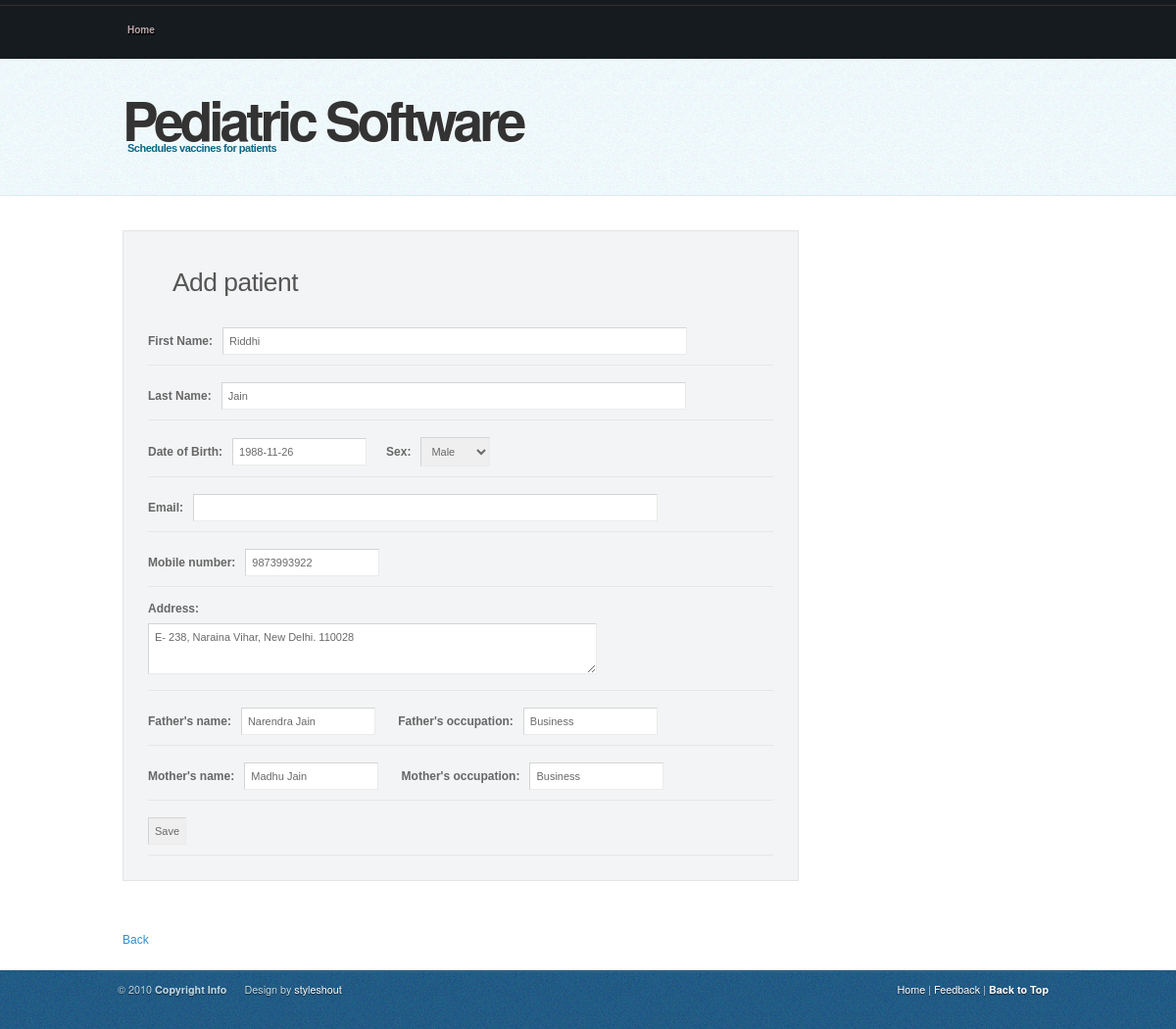
Page /editpatient.php?id=24 on the committed database.
### tables this page shows
CREATE TABLE IF NOT EXISTS `patients` (
  `id` int(11) NOT NULL AUTO_INCREMENT,
  `id_dob` varchar(6) NOT NULL,
  `name` varchar(25) NOT NULL,
  `first_name` varchar(25) NOT NULL,
  `middle_name` varchar(25) DEFAULT NULL,
  `last_name` varchar(25) NOT NULL,
  `father_name` varchar(25) DEFAULT NULL,
  `father_occ` varchar(25) DEFAULT NULL,
  `mother_name` varchar(25) DEFAULT NULL,
  `mother_occ` varchar(25) DEFAULT NULL,
  `address` varchar(100) DEFAULT NULL,
  `sibling` int(11) NOT NULL DEFAULT '0',
  `pin` varchar(6) DEFAULT NULL,
  `res_phone` varchar(10) DEFAULT NULL,
  `office_phone` varchar(10) DEFAULT NULL,
  `dob` date NOT NULL,
  `email` varchar(100) DEFAULT NULL,
  `phone` varchar(15) DEFAULT NULL,
  `sex` enum('M','F') NOT NULL DEFAULT 'M',
  `born_at` varchar(25) DEFAULT NULL,
  `mode_of_delivery` enum('Normal','Caesarean','Forceps','Vacuum') DEFAULT 'Normal',
  `birth_weight` varchar(10) DEFAULT NULL,
  `comp_preg` varchar(25) DEFAULT 'No',
  `comp_deli` varchar(25) DEFAULT 'No',
  `cry_birth` varchar(25) DEFAULT 'Yes',
  `admit_hospital` varchar(25) DEFAULT 'No',
  `injury_child` varchar(25) DEFAULT 'No',
  `prev_surgery` varchar(25) DEFAULT 'No',
  `allergy_child` varchar(25) DEFAULT 'No',
  `other_info` varchar(25) DEFAULT 'No',
  `diabetes` varchar(25) DEFAULT 'No',
  `asthma` varchar(25) DEFAULT 'No',
  `cardiac` varchar(25) DEFAULT 'No',
  `hypertension` varchar(25) DEFAULT 'No',
  `tuberculosis` varchar(25) DEFAULT 'No',
  `other_fam_history` varchar(25) DEFAULT 'No',
  `breast_feed_month` varchar(10) DEFAULT NULL,
  `solid_month` varchar(10) DEFAULT NULL,
  PRIMARY KEY (`id`)
);

### editpatient.php (the view, shortened to what this page needs)
<?php include('header.php');
if(isset($_GET['id']))
{
	$patient = mysqli_fetch_assoc(mysqli_query($link, "SELECT * FROM patients WHERE id={$_GET['id']}"));
?>
<form action="" method="post" enctype="multipart/form-data" style="width:auto">
	<h3>Add patient</h3>
	<p>
	<label for="name">First Name:&nbsp;&nbsp;</label>
	<input type="text" name="first_name" id="name" <?php echo "value=\"{$patient['first_name']}\""; ?>/>
	</p>
	<p>
	<label for="name">Last Name:&nbsp;&nbsp;</label>
	<input type="text" name="last_name" id="name" <?php echo "value=\"{$patient['last_name']}\""; ?> />
	</p>
	<p>
	<label for="dob">Date of Birth:&nbsp;&nbsp;</label>
	<input type="text" name="dob" id="dob" <?php echo "value=\"{$patient['dob']}\""; ?> />&nbsp;&nbsp;&nbsp;&nbsp;&nbsp;
	<label class="grey" for="sex">Sex:&nbsp;&nbsp;</label>
	<select name="sex" style="margin-right:60px;">
	<option value='M' <?php if($patient['sex']=='M') echo "selected";?> >Male</option>
	</select>
	</p>
	<p>
	<label for="email">Email:&nbsp;&nbsp;</label>
	<input type="text" name="email" id="email" <?php echo "value=\"{$patient['email']}\""; ?> />
	</p>
	<p>
	<label for="phone">Mobile number:&nbsp;&nbsp;</label>
	<input type="text" name="phone" id="phone" <?php echo "value=\"{$patient['phone']}\""; ?> />
	</p>
	<p>
	<label for="address">Address:&nbsp;&nbsp;</label><br />
	<textarea name="address" id="address" rows=3 cols=70><?php echo $patient['address']; ?></textarea>
	</p>
	<p>
	<label for="father_name">Father's name:&nbsp;&nbsp;</label>
	<input type="text" name="father_name" id="father_name" <?php echo "value=\"{$patient['father_name']}\""; ?> />
	<label for="father_occ">Father's occupation:&nbsp;&nbsp;</label>
	<input type="text" name="father_occ" id="father_occ" <?php echo "value=\"{$patient['father_occ']}\""; ?> />
	</p>
	<p>
	<label for="mother_name">Mother's name:&nbsp;&nbsp;</label>
	<input type="text" name="mother_name" id="mother_name" <?php echo "value=\"{$patient['mother_name']}\""; ?> />
	<label for="mother_occ">Mother's occupation:&nbsp;&nbsp;</label>
	<input type="text" name="mother_occ" id="mother_occ" <?php echo "value=\"{$patient['mother_occ']}\""; ?> />
	</p>
	<p>
	<input type="submit" name="submit" value="Save"/>
	</p>
</form>
<?php
}
else
{
	echo "<h3>You cannot access this page directly!</h3>";
}
include('footer.php'); ?>

### css/coolblue.css (style rules this page uses)
body { font: 12px/170% 'Lucida Grande', 'Lucida Sans Unicode', Geneva, Verdana, Sans-Serif; color: #777; margin: 0; padding: 0; background: url(../images/bg.jpg); }
h1, h2, h3, h4 { font: bold 1em/1.5em 'Lucida Grande', 'Lucida Sans Unicode', Geneva, Verdana, Sans-Serif; color: #555; margin: 8px 25px; }
h3 { font-size: 2.2em; font-weight: normal; letter-spacing: -0.5px; padding-top: 15px; }
p, dl { margin: 10px 25px; }
form { margin: 10px 25px 10px 25px; padding: 10px 25px 25px 25px; background: #F3F4F5; border: 1px solid #E2E4E7; width: 477px; }
form p { border-bottom: 1px solid #E6E6E6; padding: 12px 0 5px 0; margin: 0; color: #2C76A6; }
label { font-weight: bold; color: #666666; }
input, select, textarea { margin: 5px 0; padding: 7px 6px; color: #6A6969; border-width: 1px; border-style: solid; border-color: #D4D4D4 #EBEBEB #EBEBEB #D4D4D4; font: 11px 'Lucida Grande', Verdana, Helvetica, sans-serif; }
#name, #email, #message, #website { width: 460px; }

### rows in the picture
patients: first_name "Riddhi", last_name "Jain", dob "1988-11-26", sex "Male", phone "9873993922", address "E- 238, Naraina Vihar, New Delhi. 110028", father_name "Narendra Jain", father_occ "Business", mother_name "Madhu Jain", mother_occ "Business"
